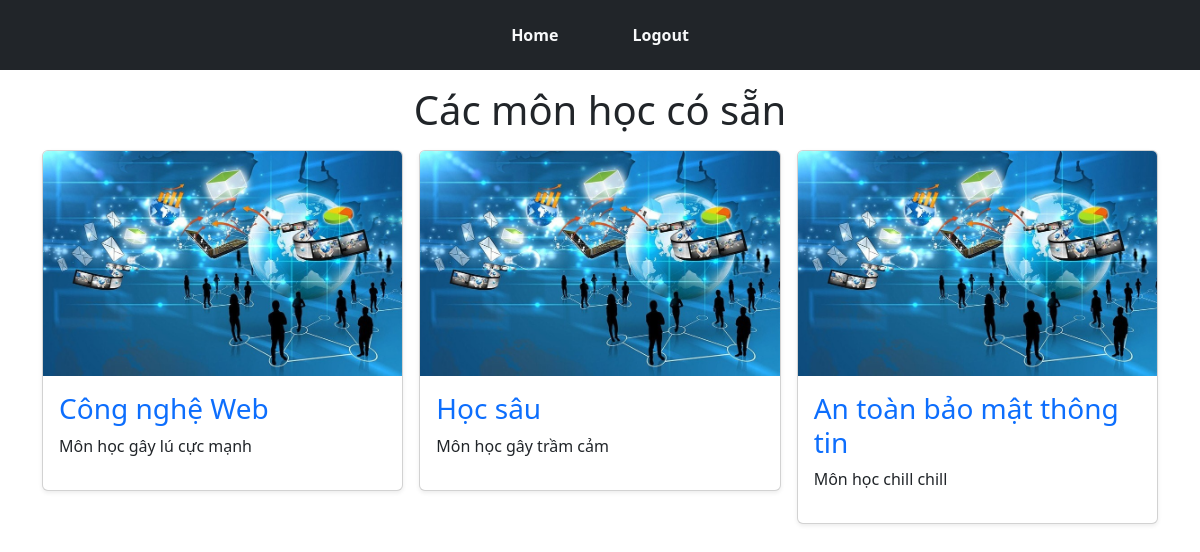
The page /Views/index.php (signed in) on the database its author committed.
### tables this page shows
CREATE TABLE `courses` (
  `id` int(11) NOT NULL,
  `name` varchar(300) NOT NULL,
  `description` text NOT NULL
);

### Controllers/courseController.php (called while the page is built, shortened)
<?php
class CourseController
{
    public function getAll()
    {
        $pdo = new ConnectDatabase();
        $conn = $pdo->getConnection();
        $sql = "SELECT * FROM courses";
        $stmt = $conn->prepare($sql);
        $stmt->execute();
        $data = $stmt->fetchAll(PDO::FETCH_ASSOC);
        return $data;
    }
}

### Views/index.php (the view, shortened to what this page needs)
<?php
include_once '../Controllers/courseController.php';
$courseController = new CourseController();
$data = $courseController->getAll();
?>
<!doctype html>
<html lang="en">
<head>
    <link href="https://cdn.jsdelivr.net/npm/bootstrap@5.3.0-alpha3/dist/css/bootstrap.min.css" rel="stylesheet">
</head>
<body>
<?php include_once "Components/header.php"; ?>
<div class="container">
    <h1 class="text-center m-3">Các môn học có sẵn</h1>
    <div class="row row-cols-1 row-cols-sm-2 row-cols-md-3 g-3">
        <?php
        foreach ($data as $course) {
            ?>
            <div class="col">
                <div class="card shadow-sm">
                    <form action="">
                        <a class="text-decoration-none" href="attendance.php?id=<?php echo $course['id']; ?>">
                            <img class="bd-placeholder-img card-img-top" width="100%" height="225" src="../Resource/img/course.jpg" />
                            <div class="card-body">
                                <h3><?php echo $course['name']; ?></h3>
                                <p class="text-dark"><?php echo $course['description']; ?></p>
                            </div>
                        </a>
                    </form>
                </div>
            </div>
        <?php } ?>
    </div>
</div>
</body>
</html>

### rows shown on the page
courses: name "Công nghệ Web", description "Môn học gây lú cực mạnh"
courses: name "Học sâu", description "Môn học gây trầm cảm"
courses: name "An toàn bảo mật thông tin", description "Môn học chill chill"
